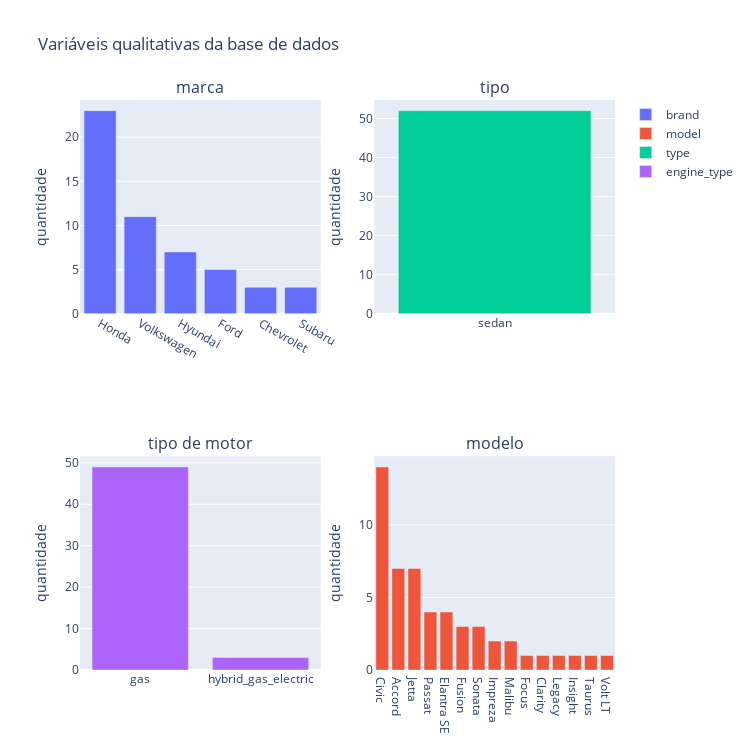

Notebook source saved alongside this figure:
### Code cell
# desenha os gráficos de barras na forma de subplots
def plotly_subplots_bar(nrows, ncols, subplot_titles, data_frame)-> None:

    fig = make_subplots(rows=nrows, cols=ncols, subplot_titles=subplot_titles)

    i=1
    j=1
    for col in data_frame.columns:
        fig.add_trace(go.Bar(x=data_frame[col].value_counts().index, 
                            y=data_frame[col].value_counts().values, 
                            name=col), 
                            row=i, col=j)
        fig.update_yaxes(title_text='quantidade')
        
        if  i < nrows:
            i+=1
            if j< ncols:
                j+=1
            else:
                j = 1
        else:
            i = 1
        
        

    fig.update_layout(height=750, width=750,
                    title_text="Variáveis qualitativas da base de dados")

    fig.show()

plotly_subplots_bar(2,2,['marca', 'tipo', 'tipo de motor', 'modelo'], data_quali)

### Figure 1 — Plotly figure (JSON) as saved in the notebook; plotly's stock layout.template omitted (floating-point values rounded to 4 significant figures)
{"data": [{"name": "brand", "type": "bar", "x": ["Honda", "Volkswagen", "Hyundai", "Ford", "Chevrolet", "Subaru"], "xaxis": "x", "y": [23, 11, 7, 5, 3, 3], "yaxis": "y"}, {"name": "model", "type": "bar", "x": ["Civic", "Accord", "Jetta", "Passat", "Elantra SE", "Fusion", "Sonata", "Impreza", "Malibu", "Focus", "Clarity", "Legacy", "Insight", "Taurus", "Volt LT"], "xaxis": "x4", "y": [14, 7, 7, 4, 4, 3, 3, 2, 2, 1, 1, 1, 1, 1, 1], "yaxis": "y4"}, {"name": "type", "type": "bar", "x": ["sedan"], "xaxis": "x2", "y": [52], "yaxis": "y2"}, {"name": "engine_type", "type": "bar", "x": ["gas", "hybrid_gas_electric"], "xaxis": "x3", "y": [49, 3], "yaxis": "y3"}], "layout": {"annotations": [{"font": {"size": 16}, "showarrow": false, "text": "marca", "x": 0.225, "xanchor": "center", "xref": "paper", "y": 1, "yanchor": "bottom", "yref": "paper"}, {"font": {"size": 16}, "showarrow": false, "text": "tipo", "x": 0.775, "xanchor": "center", "xref": "paper", "y": 1, "yanchor": "bottom", "yref": "paper"}, {"font": {"size": 16}, "showarrow": false, "text": "tipo de motor", "x": 0.225, "xanchor": "center", "xref": "paper", "y": 0.375, "yanchor": "bottom", "yref": "paper"}, {"font": {"size": 16}, "showarrow": false, "text": "modelo", "x": 0.775, "xanchor": "center", "xref": "paper", "y": 0.375, "yanchor": "bottom", "yref": "paper"}], "height": 750, "title": {"text": "Variáveis qualitativas da base de dados"}, "width": 750, "xaxis": {"anchor": "y", "domain": [0, 0.45]}, "xaxis2": {"anchor": "y2", "domain": [0.55, 1]}, "xaxis3": {"anchor": "y3", "domain": [0, 0.45]}, "xaxis4": {"anchor": "y4", "domain": [0.55, 1]}, "yaxis": {"anchor": "x", "domain": [0.625, 1], "title": {"text": "quantidade"}}, "yaxis2": {"anchor": "x2", "domain": [0.625, 1], "title": {"text": "quantidade"}}, "yaxis3": {"anchor": "x3", "domain": [0, 0.375], "title": {"text": "quantidade"}}, "yaxis4": {"anchor": "x4", "domain": [0, 0.375], "title": {"text": "quantidade"}}}}
